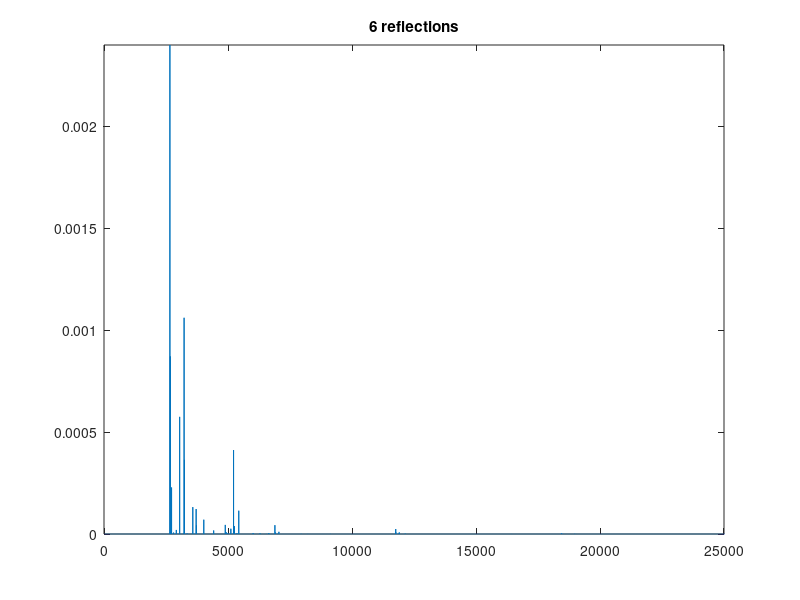

The MATLAB source for this figure: (Note: this script raises an error after producing the figure.)

clear all; close all; clc

%% Dash
Rm=[40 40 8]; %Room dimensions [LR FB UP]
sx=[30 30 2]; % Source position
lx=[5 5 2]; % Listener position

wflt=-10; % Reflection co-efficient (this should be a filter -peaked between
          % 200-2000Hz)

fs=44100;
c=340;

%% Crunch

% scroll through number of reflections
h=zeros(2*fs,1);
for jrf=0:6;
    %% move the source accordingly
    % compute the difference vectors by which the image source can move
    Df1=2*lx;
    Df2=2*(Rm-lx);
    % pre-allocate
    prms=zeros(1,3);
    % scroll through the number of ways the number of reflections can be
    % split among 3 wall pairs
    for jrf2=1:jrf;
        tprms=zeros(1,3);
        tprms(1)=jrf;
        el=1;
        while(tprms(1))>(jrf-jrf2+1); el=el+1; el=rem(el,3)+1;
          tprms(1)=tprms(1)-1;
          tprms(el)=tprms(el)+1;
        end
        tprms=perms(tprms);
        % remove repetitions
        cnt=0;
        while cnt<size(tprms,1)-1; cnt=cnt+1;
            cnt2=cnt;
            while cnt2<size(tprms,1); cnt2=cnt2+1;
                if tprms(cnt,:)==tprms(cnt2,:);
                    tprms(cnt2,:)=[];
                    cnt2=cnt2-1;
                end
            end
        end
        prms=[prms; tprms];
    end
    if jrf~=0; prms(1,:)=[]; end
     % scroll through the permutations of wall reflections
     for jprm=1:size(prms);
         % there are two sides for every-pairing
         if jrf==0; Nrf=1; else Nrf=2; end
         for jdr=1:Nrf
            tprms=prms(jprm,:);
            if jdr==1;
                tDf=-rem(tprms,2).*Df1+abs(rem(tprms,2)-1).*Df2;
            elseif jdr==2;
                tprms=-tprms;
                tDf=rem(tprms,2).*Df2-abs(rem(tprms,2)-1).*Df1;
            end
            tDf=tDf.*tprms;
            tprms2=max(tprms-1,0);
            tlx=lx+tprms2.*Rm+tDf;
            % find path length
            L=rms(sx-tlx);
            % find the direct arrival
            if jrf==0; L0=L; end
            if (jrf==0||L>L0)
              % find the arrival time
              t=L/c*fs;
              % add to the time series
              h(ceil(t))=h(ceil(t))+10^(jrf*wflt/20)/(L^2);
              % plot
              figure(101); plot(h); axis tight; set(gca,'xlim',[-10 25e3]);
              title(sprintf('%d reflections',jrf)); drawnow;
              fprintf(['No of reflections=%d, walls=[%d %d %d], dst=[%2.1f ' ...
                       '%2.1f %2.1f], tlx=[%2.1f %2.1f %2.1f], rms=%2.1f\n'],jrf,tprms(1),tprms(2),tprms(3),tDf(1),tDf(2),tDf(3),tlx(1),tlx(2),tlx(3),L);
            end
         end
     end
end
h=h/max(abs(h));

% convolve with itself
ndx=find(h>0);
th=h(min(ndx):max(ndx));
nh=h;
for jrp=1:20
    th=th(2:end);
    th=th(randperm(length(th)));
    th(find(th~=0))=th(find(th~=0)).*randn(size(find(th~=0)));
    th=[1; th];
    nh=RIRcnv(nh,fs,th,fs,1);
    figure(102); subplot(2,1,1); plot(nh); axis tight; 
    subplot(2,1,2); plot(20*log10(abs(nh))); axis tight; 
    set(gca,'ylim',[-100 0])
    title(sprintf('%d convolutions',jrp)); drawnow; 
end
